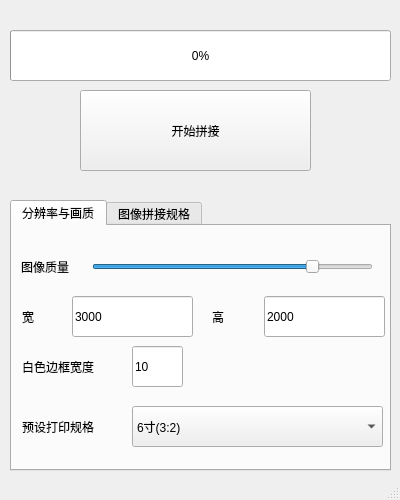
<?xml version="1.0" encoding="UTF-8"?>
<ui version="4.0">
 <class>MainWindow</class>
 <widget class="QMainWindow" name="MainWindow">
  <property name="geometry">
   <rect>
    <x>0</x>
    <y>0</y>
    <width>400</width>
    <height>500</height>
   </rect>
  </property>
  <property name="sizePolicy">
   <sizepolicy hsizetype="Fixed" vsizetype="Fixed">
    <horstretch>0</horstretch>
    <verstretch>0</verstretch>
   </sizepolicy>
  </property>
  <property name="minimumSize">
   <size>
    <width>400</width>
    <height>500</height>
   </size>
  </property>
  <property name="maximumSize">
   <size>
    <width>400</width>
    <height>500</height>
   </size>
  </property>
  <property name="windowTitle">
   <string>图像批量拼接器</string>
  </property>
  <widget class="QWidget" name="centralWidget">
   <widget class="QPushButton" name="startTrimPushButton">
    <property name="geometry">
     <rect>
      <x>80</x>
      <y>90</y>
      <width>231</width>
      <height>81</height>
     </rect>
    </property>
    <property name="text">
     <string>开始拼接</string>
    </property>
   </widget>
   <widget class="QTabWidget" name="tabWidget">
    <property name="geometry">
     <rect>
      <x>10</x>
      <y>200</y>
      <width>381</width>
      <height>271</height>
     </rect>
    </property>
    <property name="currentIndex">
     <number>0</number>
    </property>
    <widget class="QWidget" name="tab">
     <attribute name="title">
      <string>分辨率与画质</string>
     </attribute>
     <widget class="QLabel" name="label_2">
      <property name="geometry">
       <rect>
        <x>200</x>
        <y>70</y>
        <width>50</width>
        <height>41</height>
       </rect>
      </property>
      <property name="text">
       <string>高</string>
      </property>
     </widget>
     <widget class="QLineEdit" name="WidthLineEdit">
      <property name="geometry">
       <rect>
        <x>60</x>
        <y>70</y>
        <width>121</width>
        <height>41</height>
       </rect>
      </property>
      <property name="text">
       <string>3000</string>
      </property>
     </widget>
     <widget class="QLabel" name="label">
      <property name="geometry">
       <rect>
        <x>10</x>
        <y>70</y>
        <width>50</width>
        <height>41</height>
       </rect>
      </property>
      <property name="text">
       <string>宽</string>
      </property>
     </widget>
     <widget class="QLineEdit" name="HeightLineEdit">
      <property name="geometry">
       <rect>
        <x>252</x>
        <y>70</y>
        <width>121</width>
        <height>41</height>
       </rect>
      </property>
      <property name="text">
       <string>2000</string>
      </property>
     </widget>
     <widget class="QLineEdit" name="whiteLineWidthLineEdit">
      <property name="geometry">
       <rect>
        <x>120</x>
        <y>120</y>
        <width>51</width>
        <height>41</height>
       </rect>
      </property>
      <property name="text">
       <string>10</string>
      </property>
     </widget>
     <widget class="QLabel" name="label_5">
      <property name="geometry">
       <rect>
        <x>10</x>
        <y>120</y>
        <width>111</width>
        <height>41</height>
       </rect>
      </property>
      <property name="text">
       <string>白色边框宽度</string>
      </property>
     </widget>
     <widget class="QLabel" name="label_6">
      <property name="geometry">
       <rect>
        <x>9</x>
        <y>20</y>
        <width>81</width>
        <height>41</height>
       </rect>
      </property>
      <property name="text">
       <string>图像质量</string>
      </property>
     </widget>
     <widget class="QSlider" name="imgQualityHorizontalSlider">
      <property name="geometry">
       <rect>
        <x>80</x>
        <y>30</y>
        <width>281</width>
        <height>22</height>
       </rect>
      </property>
      <property name="maximum">
       <number>100</number>
      </property>
      <property name="value">
       <number>80</number>
      </property>
      <property name="orientation">
       <enum>Qt::Horizontal</enum>
      </property>
     </widget>
     <widget class="QComboBox" name="PrintPreferenceComboBox">
      <property name="geometry">
       <rect>
        <x>120</x>
        <y>180</y>
        <width>251</width>
        <height>41</height>
       </rect>
      </property>
      <property name="currentIndex">
       <number>1</number>
      </property>
      <item>
       <property name="text">
        <string>5寸(10:7)</string>
       </property>
      </item>
      <item>
       <property name="text">
        <string>6寸(3:2)</string>
       </property>
      </item>
      <item>
       <property name="text">
        <string>7寸(7:5)</string>
       </property>
      </item>
      <item>
       <property name="text">
        <string>8寸(4:3)</string>
       </property>
      </item>
      <item>
       <property name="text">
        <string>小12寸(3:2)</string>
       </property>
      </item>
      <item>
       <property name="text">
        <string>12寸(6:5)</string>
       </property>
      </item>
     </widget>
     <widget class="QLabel" name="label_7">
      <property name="geometry">
       <rect>
        <x>10</x>
        <y>180</y>
        <width>111</width>
        <height>41</height>
       </rect>
      </property>
      <property name="text">
       <string>预设打印规格</string>
      </property>
     </widget>
    </widget>
    <widget class="QWidget" name="tab_2">
     <attribute name="title">
      <string>图像拼接规格</string>
     </attribute>
     <widget class="QLineEdit" name="FrameWLineEdit">
      <property name="geometry">
       <rect>
        <x>58</x>
        <y>90</y>
        <width>121</width>
        <height>41</height>
       </rect>
      </property>
      <property name="text">
       <string>3</string>
      </property>
      <property name="maxLength">
       <number>1</number>
      </property>
     </widget>
     <widget class="QLabel" name="label_3">
      <property name="geometry">
       <rect>
        <x>198</x>
        <y>90</y>
        <width>50</width>
        <height>41</height>
       </rect>
      </property>
      <property name="text">
       <string>高</string>
      </property>
     </widget>
     <widget class="QLabel" name="label_4">
      <property name="geometry">
       <rect>
        <x>8</x>
        <y>90</y>
        <width>50</width>
        <height>41</height>
       </rect>
      </property>
      <property name="text">
       <string>宽</string>
      </property>
     </widget>
     <widget class="QLineEdit" name="FrameHLineEdit">
      <property name="geometry">
       <rect>
        <x>250</x>
        <y>90</y>
        <width>121</width>
        <height>41</height>
       </rect>
      </property>
      <property name="text">
       <string>2</string>
      </property>
      <property name="maxLength">
       <number>1</number>
      </property>
     </widget>
     <widget class="QCheckBox" name="ForceResizeCheckBox">
      <property name="geometry">
       <rect>
        <x>10</x>
        <y>18</y>
        <width>91</width>
        <height>41</height>
       </rect>
      </property>
      <property name="text">
       <string>强制拉伸</string>
      </property>
     </widget>
    </widget>
   </widget>
   <widget class="QProgressBar" name="progressBar">
    <property name="geometry">
     <rect>
      <x>10</x>
      <y>30</y>
      <width>381</width>
      <height>51</height>
     </rect>
    </property>
    <property name="value">
     <number>0</number>
    </property>
    <property name="alignment">
     <set>Qt::AlignCenter</set>
    </property>
    <property name="textVisible">
     <bool>true</bool>
    </property>
   </widget>
  </widget>
  <widget class="QStatusBar" name="statusBar"/>
 </widget>
 <layoutdefault spacing="6" margin="11"/>
 <resources/>
 <connections/>
</ui>
